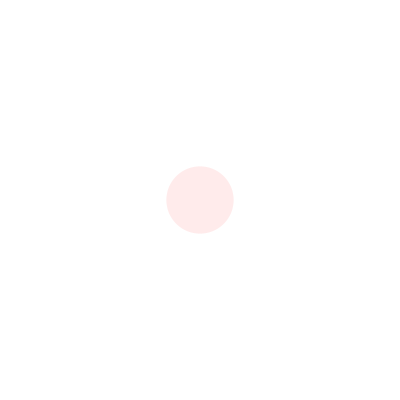
Frame 1 (no input)
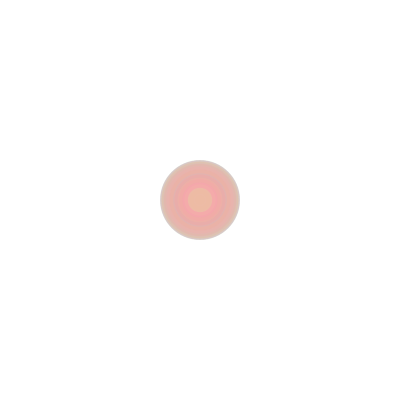
Frame 60 (the mouse pressed at the canvas centre just before this capture)
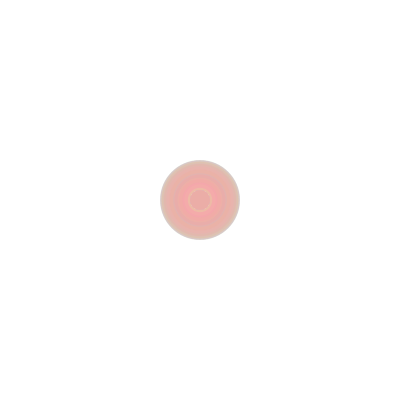
Frame 120 (the mouse held since frame 60 and released just before this capture)

The Processing sketch that drew these frames (run headless with seeded random() and noise(); from frame 60 on, the mouse is pressed at the canvas centre):

// Processing sketch: processing_29295
// ── processing_29295.pde

int counter;

void setup() {  //setup function called initially, only once
  size(400, 400);
  background(255);  //set background white
  colorMode(HSB);   //set colors to Hue, Saturation, Brightness mode
  counter = 0;
}

void draw() {  //draw function loops 
  counter++;
  noStroke();
  fill(random(400),100,400,50);
  
  if(mousePressed == true) { //add some interaction
    ellipse(mouseX, mouseY, 20, 20);
  }
  else {
    ellipse(width/2, height/2, 80*sin(counter), 80*sin(counter));
  }
}

                
                
